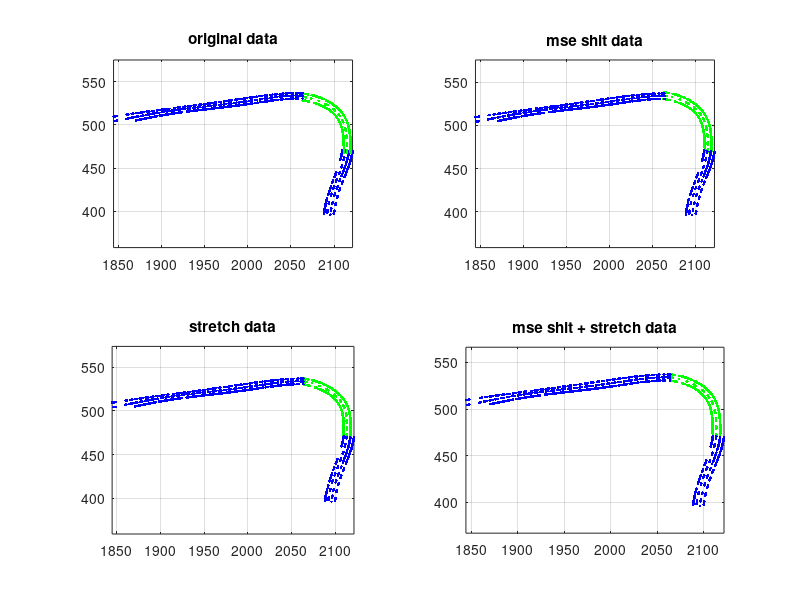

Write the MATLAB code that produced this figure.
data1 = load('fgroup_8.txt');
data2 = load('fgroup_9.txt');
data3 = load('fgroup_10.txt');

p1 = data1(:, 3);
p2 = data2(:, 3);
p3 = data3(:, 3);

figure(101)
clf(101)
subplot(2, 2, 1)
plot(data1(p1 >= 0.5, 1), data1(p1 >= 0.5, 2), 'b.'); hold on; axis equal
plot(data2(p2 >= 0.5, 1), data2(p2 >= 0.5, 2), 'g.');
plot(data3(p3 >= 0.5, 1), data3(p3 >= 0.5, 2), 'b.');
title('original data'); grid on;
hold off;

st1 = [data1(1, 1:2);   data1(772, 1:2);  data1(1543, 1:2)];
ed1 = [data1(771, 1:2); data1(1542, 1:2); data1(2313, 1:2)];

st2 = [data2(1, 1:2);   data2(779, 1:2);  data2(1604, 1:2)];
ed2 = [data2(778, 1:2); data2(1603, 1:2); data2(end, 1:2)];

st3 = [data3(1, 1:2);     data3(2197, 1:2); data3(4400, 1:2)];
ed3 = [data3(2196, 1:2);  data3(4399, 1:2); data3(end, 1:2)];

count = 3;

xy = round(max(abs([st3(1:count, :) - ed2; ed1(1:count, :) - st2])));
dx = xy(1);
dy = xy(2);
dmax = 6 * (dx^2 + dy^2);
d1 = ed2;
d2 = st2;
oddx = [];
oddy = [];

for ddx = -dx:0.1:dx
    for ddy = -dy:0.1:dy
        d1(:, 1) = ed2(:, 1) + ddx;
        d1(:, 2) = ed2(:, 2) + ddy;
        d2(:, 1) = st2(:, 1) + ddx;
        d2(:, 2) = st2(:, 2) + ddy;
        d3 = st3(1:count, :) - d1;
        d4 = ed1(1:count, :) - d2;
        d = sum(sum(d3 .* d3)) + sum(sum(d4 .* d4));
        if d < dmax
            dmax = d;
            
            oddx = ddx;
            oddy = ddy;
        end
    end
end
out = [sqrt(dmax), oddx, oddy]

ndata1 = data2;
ndata1(:, 1) = data2(:, 1) + oddx;
ndata1(:, 2) = data2(:, 2) + oddy;
ndata1(:, 3) = data2(:, 3);

figure(101)
subplot(2, 2, 2)
plot(ndata1(p2 >= 0.5, 1), ndata1(p2 >= 0.5, 2), 'g.'); hold on; axis equal
plot(data1(p1 >= 0.5, 1), data1(p1 >= 0.5, 2), 'b.');
plot(data3(p3 >= 0.5, 1), data3(p3 >= 0.5, 2), 'b.');
title('mse shit data'); grid on
hold off;

fd = ed1(1:count, :) - st2;
bd = st3(1:count, :) - ed2;
cnt1 = [778; 825; 875];
cnt = [0; 778; 1603; 2478];
mdata1 = data2;
for i = 1:count
    dx = fd(i, 1);
    dy = fd(i, 2);
    
    pnts = floor(cnt1(i) / 2);
    ddx = linspace(dx, 0, pnts)';
    ddy = linspace(dy, 0, pnts)';
    mdata1((1:pnts) + cnt(i), 1) = mdata1((1:pnts) + cnt(i), 1) + ddx;
    mdata1((1:pnts) + cnt(i), 2) = mdata1((1:pnts) + cnt(i), 2) + ddy;
    
    dx = bd(i, 1);
    dy = bd(i, 2);
    
    pnts = floor(cnt1(i) / 2);
    ddx = linspace(0, dx, pnts)';
    ddy = linspace(0, dy, pnts)';
    index = (cnt(i+1) - pnts + 1):cnt(i+1); 
    mdata1(index, 1) = mdata1(index, 1) + ddx;
    mdata1(index, 2) = mdata1(index, 2) + ddy;
end

figure(101)
subplot(2, 2, 3)
plot(mdata1(p2 >= 0.5, 1), mdata1(p2 >= 0.5, 2), 'g.'); hold on; axis equal
plot(data1(p1 >= 0.5, 1), data1(p1 >= 0.5, 2), 'b.');
plot(data3(p3 >= 0.5, 1), data3(p3 >= 0.5, 2), 'b.');
title('stretch data'); grid on
hold off;


st2 = [ndata1(1, 1:2);   ndata1(779, 1:2);  ndata1(1604, 1:2)];
ed2 = [ndata1(778, 1:2); ndata1(1603, 1:2); ndata1(end, 1:2)];

fd = ed1(1:count, :) - st2;
bd = st3(1:count, :) - ed2;
cnt1 = [778; 825; 875];
cnt = [0; 778; 1603; 2478];
mdata1 = ndata1;
for i = 1:count
    dx = fd(i, 1);
    dy = fd(i, 2);
    
    pnts = floor(cnt1(i) / 2);
    ddx = linspace(dx, 0, pnts)';
    ddy = linspace(dy, 0, pnts)';
    mdata1((1:pnts) + cnt(i), 1) = mdata1((1:pnts) + cnt(i), 1) + ddx;
    mdata1((1:pnts) + cnt(i), 2) = mdata1((1:pnts) + cnt(i), 2) + ddy;
    
    dx = bd(i, 1);
    dy = bd(i, 2);
    
    pnts = floor(cnt1(i) / 2);
    ddx = linspace(0, dx, pnts)';
    ddy = linspace(0, dy, pnts)';
    index = (cnt(i+1) - pnts + 1):cnt(i+1); 
    mdata1(index, 1) = mdata1(index, 1) + ddx;
    mdata1(index, 2) = mdata1(index, 2) + ddy;
end

figure(101)
subplot(2, 2, 4)
plot(mdata1(p2 >= 0.5, 1), mdata1(p2 >= 0.5, 2), 'g.'); hold on; axis equal
plot(data1(p1 >= 0.5, 1), data1(p1 >= 0.5, 2), 'b.');
plot(data3(p3 >= 0.5, 1), data3(p3 >= 0.5, 2), 'b.');
title('mse shit + stretch data'); grid on
hold off;